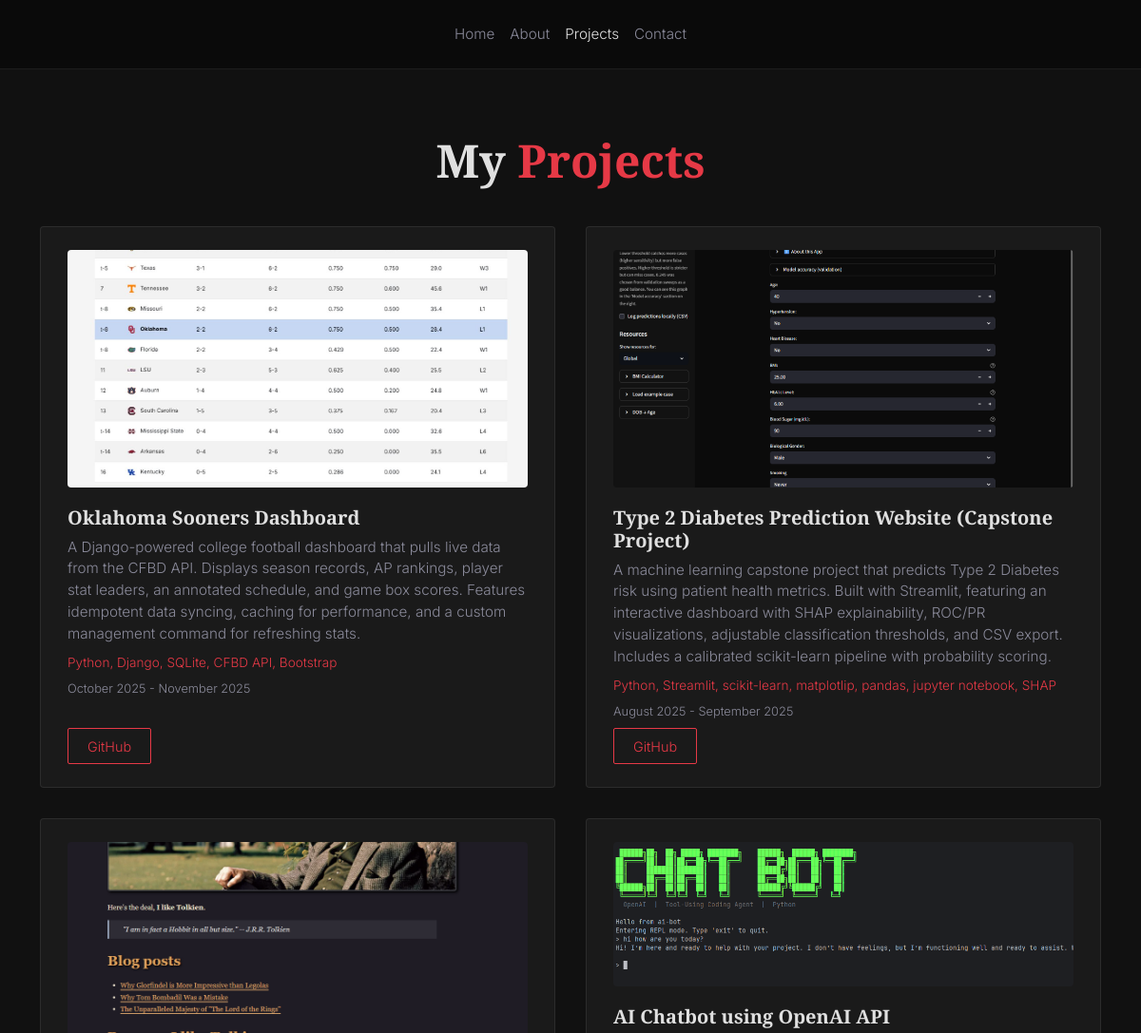
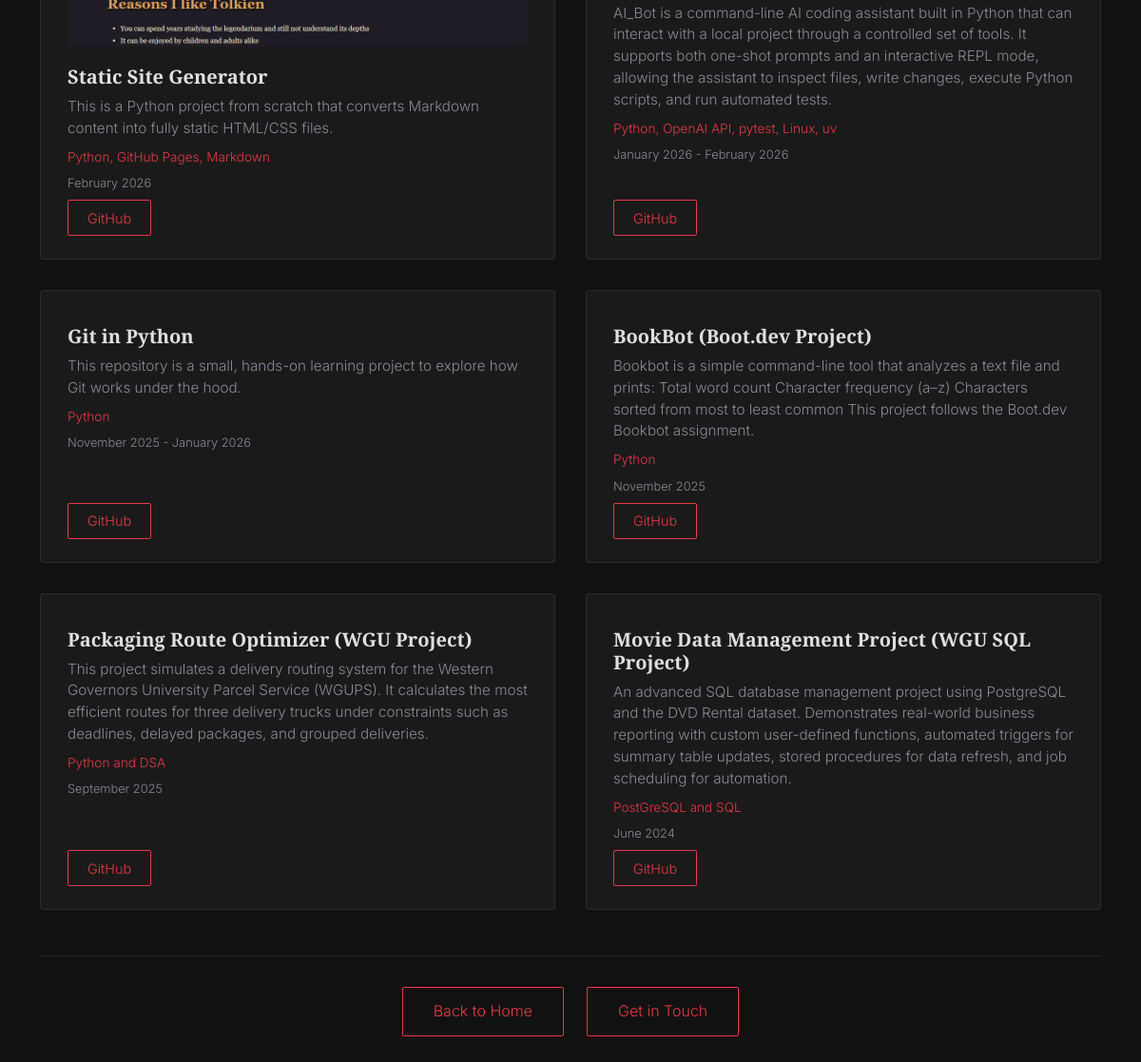
The app's page /projects with its own data (2 pictures, top to bottom).
### models/project.py (models this page shows)
class Project(Base):
    __tablename__ = "projects"
    id = Column(Integer, primary_key=True)
    title = Column(String(200), nullable=False)
    description = Column(Text, nullable=False)
    tech_stack = Column(Text, nullable=False)
    github_link = Column(String(200), nullable=False)
    image_url = Column(String(200))
    duration = Column(String(100), nullable=False)
    display_order = Column(Integer, nullable=False)  # New field for display order

### routers/pages.py (the view)
@router.get("/projects")
async def projects(request: Request, db: Session = Depends(get_db)):
    projects = db.query(Project).order_by(Project.display_order).all()
    return templates.TemplateResponse("projects.html", {"request": request, "projects": projects, "active_page": "projects"})

### templates/projects.html (shortened to what this page needs)
{% extends "base.html" %}
{% block content %}
<section class="page-section">
    <div class="container">
        <h1 class="page-title">My <span class="accent">Projects</span></h1>
        <div class="projects-grid">
            {% for project in projects %}
            <div class="project-card">
                {% if project.image_url %}
                <a href="{{ project.image_url }}" target="_blank" rel="noopener noreferrer">
                    <img src="{{ project.image_url }}" alt="{{ project.title }}" class="project-image">
                </a>
                {% endif %}
                <h3>{{ project.title }}</h3>
                <p>{{ project.description }}</p>
                <p class="tech-stack">{{ project.tech_stack }}</p>
                <p class="project-duration">{{ project.duration }}</p>
                <a href="{{ project.github_link }}" target="_blank" rel="noopener noreferrer" class="btn-outline-accent">GitHub</a>
            </div>
            {% endfor %}
        </div>
        <div class="page-nav">
            <a href="/" class="btn-outline-accent">Back to Home</a>
            <a href="/contact" class="btn-outline-accent">Get in Touch</a>
        </div>
    </div>
</section>
{% endblock %}

### static/css/style.css (style rules this page uses)
:root { --bg-primary: #111111; --bg-navbar: #0a0a0a; --text-primary: #e0e0e0; --text-muted: #8a8a9a; --accent: #e63946; --card-bg: #1a1a1a; --card-border: rgba(255, 255, 255, 0.08); --card-border-hover: rgba(230, 57, 70, 0.4); }
* { margin: 0; padding: 0; box-sizing: border-box; }
body { background-color: var(--bg-primary); color: var(--text-primary); font-family: 'Inter', sans-serif; font-weight: 300; line-height: 1.6; }
h1, h2, h3 { font-family: 'Playfair Display', serif; font-weight: 700; }
.accent { color: var(--accent); }
.btn-outline-accent { display: inline-block; padding: 1rem 2.5rem; border: 1px solid var(--accent); color: var(--accent); text-decoration: none; font-size: 1.2rem; background: transparent; border-radius: 2px; cursor: pointer; }
.page-section { padding-top: 140px; padding-bottom: 5rem; min-height: 100vh; }
.page-title { font-size: 3rem; margin-bottom: 2.5rem; text-align: center; }
.projects-grid { display: grid; grid-template-columns: repeat(2, 1fr); gap: 2rem; margin-top: 2rem; max-width: 1200px; margin-left: auto; margin-right: auto; }
.project-card { background-color: var(--card-bg); padding: 1.5rem 1.75rem; border-radius: 4px; border: 1px solid var(--card-border); display: flex; flex-direction: column; }
.project-card h3 { font-size: 1.25rem; margin-top: 0.75rem; margin-bottom: 0.5rem; }
.project-card p { color: var(--text-muted); margin-bottom: 0.5rem; line-height: 1.5; font-size: 0.95rem; }
.project-card .tech-stack { color: var(--accent); font-size: 0.85rem; }
.project-card .project-duration { font-size: 0.8rem; }
.project-card .btn-outline-accent { margin-top: auto; padding: 0.4rem 1.25rem; font-size: 0.9rem; align-self: flex-start; }
.project-image { width: 100%; max-height: 250px; object-fit: cover; border-radius: 4px; margin-bottom: 0.5rem; cursor: pointer; }
.page-nav { display: flex; justify-content: center; gap: 1.5rem; margin-top: 3rem; padding-top: 2rem; border-top: 1px solid rgba(255, 255, 255, 0.08); }
.page-nav .btn-outline-accent { padding: 0.75rem 2rem; font-size: 1rem; }

### records on screen
Project: image_url (picture), title "Oklahoma Sooners Dashboard", description "A Django-powered college football dashboard that pulls live data from the CFBD API. Displays season records, AP rankings, player stat leaders, an annotated schedule, and game box scores. Features idempotent data syncing, caching for performance, and a custom management command for refreshing stats.", tech_stack "Python, Django, SQLite, CFBD API, Bootstrap", duration "October 2025 - November 2025"
Project: image_url (picture), title "Type 2 Diabetes Prediction Website (Capstone Project)", description "A machine learning capstone project that predicts Type 2 Diabetes risk using patient health metrics. Built with Streamlit, featuring an interactive dashboard with SHAP explainability, ROC/PR visualizations, adjustable classification thresholds, and CSV export. Includes a calibrated scikit-learn pipeline with probability scoring.", tech_stack "Python, Streamlit, scikit-learn, matplotlip, pandas, jupyter notebook, SHAP", duration "August 2025 - September 2025"
Project: image_url (picture), title "Static Site Generator", description "This is a Python project from scratch that converts Markdown content into fully static HTML/CSS files.", tech_stack "Python, GitHub Pages, Markdown", duration "February 2026"
Project: image_url (picture), title "AI Chatbot using OpenAI API", description "AI_Bot is a command-line AI coding assistant built in Python that can interact with a local project through a controlled set of tools. It supports both one-shot prompts and an interactive REPL mode, allowing the assistant to inspect files, write changes, execute Python scripts, and run automated tests.", tech_stack "Python, OpenAI API, pytest, Linux, uv", duration "January 2026 - February 2026"
Project: title "Git in Python", description "This repository is a small, hands-on learning project to explore how Git works under the hood.", tech_stack "Python", duration "November 2025 - January 2026"
Project: title "BookBot (Boot.dev Project)", description "Bookbot is a simple command-line tool that analyzes a text file and prints: Total word count Character frequency (a–z) Characters sorted from most to least common This project follows the Boot.dev Bookbot assignment.", tech_stack "Python", duration "November 2025"
Project: title "Packaging Route Optimizer (WGU Project)", description "This project simulates a delivery routing system for the Western Governors University Parcel Service (WGUPS). It calculates the most efficient routes for three delivery trucks under constraints such as deadlines, delayed packages, and grouped deliveries.", tech_stack "Python and DSA", duration "September 2025"
Project: title "Movie Data Management Project (WGU SQL Project)", description "An advanced SQL database management project using PostgreSQL and the DVD Rental dataset. Demonstrates real-world business reporting with custom user-defined functions, automated triggers for summary table updates, stored procedures for data refresh, and job scheduling for automation.", tech_stack "PostGreSQL and SQL", duration "June 2024"
